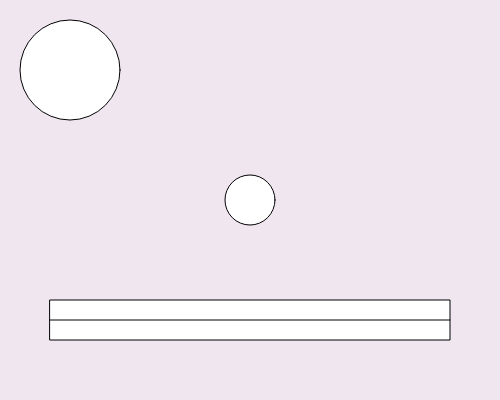
Frame 1 (no input)
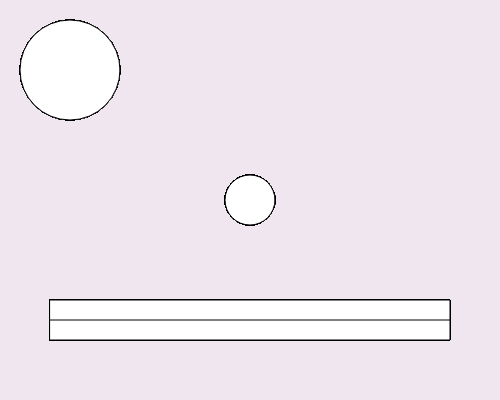
Frame 60 (no input)
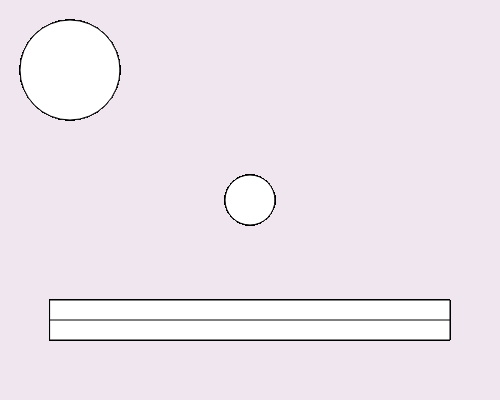
Frame 120 (the mouse pressed at the canvas centre since frame 60)

The p5.js sketch that drew these frames (run headless with seeded random() and noise() and a simulated clock; from frame 60 on, the mouse is pressed at the canvas centre):

// p5.js sketch
// ── sketch.js
//var num = 100; 
//var num2 = 50; 
//var message = "hello"; 
//var trex = 1000; 
//var anotherMessage = "goodbye";
//var gabriela = 7; 
//var booleanVar = true;
//var booleanVar2 = false; 

var mouthX = 50; 
var mouthY = 300; 
var mouthW = 400; 
var mouthH = 40; 


function setup() {
//console.log(num); 
//console.log("num + num2 = " + (num + num2)); 
//console.log (num * num2); 
//console.log(num/num2); 
//console.log(message + anotherMessage); 
//console.log(message + " " + anotherMessage); 
//console.log(gabriela); 
//console.log(booleanVar); 
//console.log (message + trex);
//    
////This is not going to work 
//console.log(message * trex); 
//    
///* If you want
//to write more stuff
//use a multi-line comment */ 
//    
//var message2 = "This only works in the setup"; 
//console.log(message2); 
//console.log(message3); 
//    

createCanvas(500,400); 
background(240,230,240); 

console.log(width + " " + height)
}


function draw() {
//    console.log(num);  
//    console.log (message2); 
//    var message3 = "This only works in the draw"; 
    
    //z,y,width,height 
ellipse(70,70,100,100); 
    
ellipse(width/2,height/2,50,50); 
    
rect(mouthX, mouthY, mouthW, mouthH);  
line(mouthX, mouthY + mouthH/2, mouthX + mouthW, mouthY + mouthH/2); 
    
}
